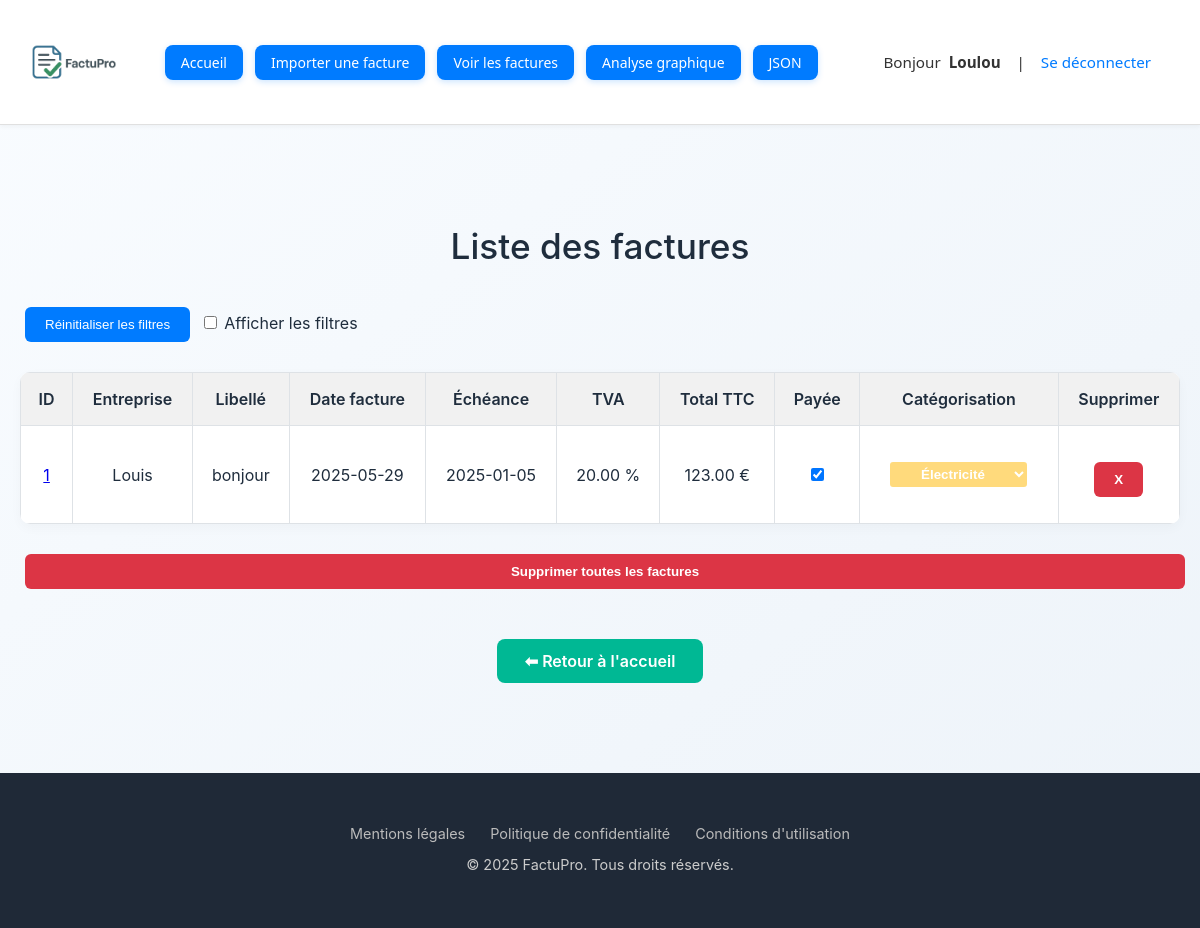
The page /factures (signed in) on the database as committed earlier.
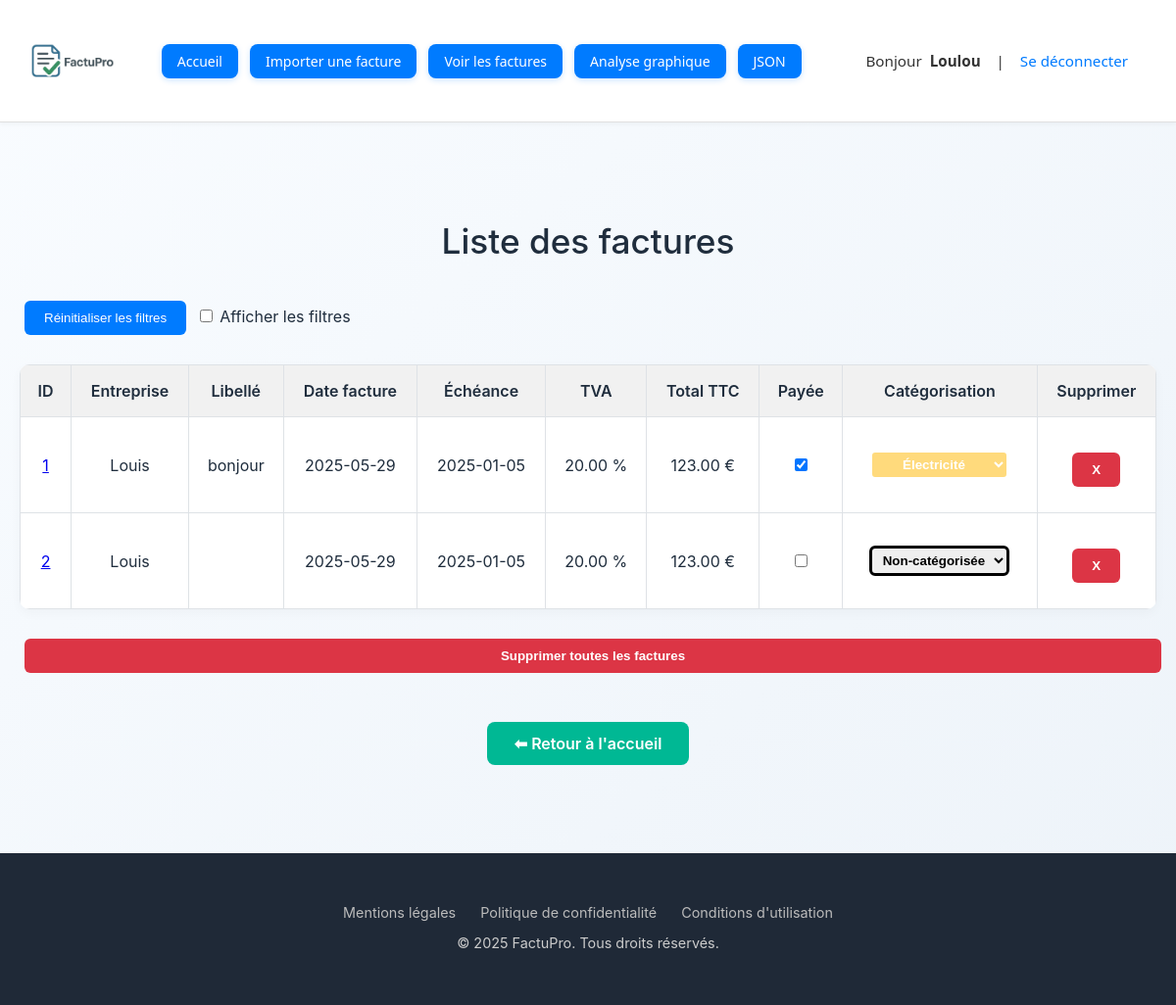
The same page on the database as committed later.
### tables this page shows
CREATE TABLE factures (
            id INTEGER PRIMARY KEY AUTOINCREMENT,
            fournisseur TEXT,
            date_facture TEXT,
            numero_facture TEXT,
            montant_total TEXT,
            TVA TEXT,
            utilisateur_id INTEGER,
            nom_fichier TEXT,
            facture_payee INTEGER DEFAULT 0,
            numero_client TEXT,
            echeance TEXT,
            somme_finale TEXT, categorie TEXT DEFAULT 'Non-catégorisée', total_ht TEXT,
            FOREIGN KEY (utilisateur_id) REFERENCES utilisateurs(id)
        );

### app.py (the view)
@app.route('/factures')
def afficher_factures():
    conn = sqlite3.connect('factures.db')
    conn.row_factory = sqlite3.Row
    c = conn.cursor()
    c.execute('SELECT * FROM factures WHERE utilisateur_id = ?', (session['utilisateur_id'],))
    factures = c.fetchall()
    conn.close()
    categories = ["Non-catégorisée", "Électricité", "Eau", "Internet", "Téléphone", "Assurance", "Autre"]
    return render_template('factures.html', factures=factures, categories=categories)

### app.py (called while the page is built)
@app.before_request
def verifier_connexion():
    if request.endpoint in ['upload', 'afficher_factures', 'analyse'] and 'utilisateur_id' not in session:
        return redirect(url_for('login'))

@app.context_processor
def injecter_pseudo():
    return {"pseudo": session.get("pseudo")}

### templates/factures.html (shortened to what this page needs)
<!DOCTYPE html>
<html lang="fr">
<head>
    <link rel="stylesheet" href="{{ url_for('static', filename='style.css') }}">
</head>
<body>
    {% include 'header.html' %}
    <div class="container">
        <h1>Liste des factures</h1>
        <button type="button" onclick="location.reload();">Réinitialiser les filtres</button>
        <input type="checkbox" id="toggle-filters"> Afficher les filtres
        <table id = "table-factures">
          <thead>
            <tr>
                <th>ID</th>
                <th>Entreprise <br>
                </th>
                <th>Libellé <br>
                </th>
                <th>Date facture</th>
                <th>Échéance</th>
                <th>TVA</th>
                <th>Total TTC</th>
                <th>Payée <br>
                </th>
                <th>
                  Catégorisation <br>
                </th>
                <th>Supprimer</th>
            </tr>
          </thead>
            {% for f in factures %}
            <tr>
                <td>
                    {% if f['nom_fichier'] %}
                      <a href="{{ url_for('telecharger_fichier', filename=f['nom_fichier']) }}" target="_blank" title="Télécharger la facture {{ f['id'] }}">
                        {{ f['id'] }}
                      </a>
                    {% else %}
                      {{ f['id'] }}
                    {% endif %}
                  </td>
                <td>{{ f['fournisseur'] }}</td>
                <td>{{ f['numero_facture'] }}</td>
                <td>{{ f['date_facture'] }}</td>
                <td>{{ f['echeance'] }}</td>
                <td>{{ f['TVA'] }} %</td>
                <td>{{ f['montant_total'] }} €</td>
                <td>
                    <form action="{{ url_for('toggle_payee', facture_id=f['id']) }}" method="post">
                        <input type="checkbox" name="checkbox_paiement" {% if f['facture_payee'] == 1 %}checked{% endif %} onchange="this.form.submit()">
                    </form>
                  </td>
<td class="categorie-cell {{ f['categorie']|lower|replace(' ', '_')|replace('é', 'e')|replace('-', '_') }}">
    <form method="POST" action="{{ url_for('modifier_categorie', facture_id=f['id']) }}">
      <select name="categorie" onchange="this.form.submit()">
        {% for cat in categories %}
          <option value="{{ cat }}" {% if f['categorie'] == cat %}selected{% endif %}>{{ cat }}</option>
        {% endfor %}
      </select>
    </form>
  </td>
                <td>
                    <form method="POST" action="/supprimer/{{ f['id'] }}" onsubmit="return confirm('Confirmer la suppression ?');">
                        <button type="submit" class="danger">X</button>
                    </form>
                </td>
            </tr>
            {% endfor %}
        </table>
        <form method="POST" action="/supprimer_tout" onsubmit="return confirm('Supprimer toutes les factures ?');">
            <button type="submit" class="danger full">Supprimer toutes les factures</button>
        </form>
        <div style="text-align:center">
            <a class="button" href="/">⬅ Retour à l'accueil</a>
        </div>
    </div>
    {% include 'footer.html' %}
</body>
</html>

### templates/header.html
<header class="header">
    <div class="logo">
        <img src="/static/logo.png" alt="Logo" style="height: 100px;">
    </div>
    <nav class="nav-links">
        <a href="/">Accueil</a>
        <a href="/upload">Importer une facture</a>
        <a href="/factures">Voir les factures</a>
        <a href="/analyse">Analyse graphique</a>
        <a href="/factures/json/page">JSON</a>
    </nav>
    <div class="user-info" style="text-align: right; padding: 15px 25px; font-size: 0.95em;">
        Bonjour <strong>{{ pseudo }}</strong> &nbsp; | &nbsp;
        <a href="/logout" style="color: #007bff; text-decoration: none;">Se déconnecter</a>
    </div>
</header>

### templates/footer.html
<footer class="footer">
    <div class="links">
        <a href="#">Mentions légales</a>
        <a href="#">Politique de confidentialité</a>
        <a href="#">Conditions d'utilisation</a>
    </div>
        <p>&copy; 2025 FactuPro. Tous droits réservés.</p>
</footer>

### static/style.css (style rules this page uses)
body { font-family: 'Segoe UI', sans-serif; background-color: #007bff; color: #000000; margin: 0; padding: 0; }
h1 { text-align: center; margin-top: 40px; font-weight: 500; }
.container { max-width: 900px; margin: 0 auto; padding: 20px; }
a.button, button { display: inline-block; padding: 10px 20px; background-color: #007BFF; color: white; text-decoration: none; border-radius: 6px; border: none; margin: 10px 5px; cursor: pointer; }
form { text-align: center; margin-bottom: 20px; }
input[type="file"], input[type="date"], select { padding: 8px; border-radius: 4px; border: 1px solid #ccc; margin: 5px; }
table { width: 100%; border-collapse: collapse; margin-top: 20px; background-color: white; border-radius: 8px; overflow: hidden; }
th, td { padding: 12px; border: 1px solid #dee2e6; text-align: center; }
th { background-color: #f1f1f1; font-weight: 500; }
button, a.button { transition: background-color 0.2s ease; }
.header { background-color: #ffffff; border-bottom: 1px solid #e0e0e0; padding: 20px 40px; display: flex; align-items: center; justify-content: space-between; box-shadow: 0 2px 6px rgba(0, 0, 0, 0.05); }
.logo img { height: 60px; }
.user-info { text-align: right; padding: 15px 25px; font-size: 0.95em; }
.logo img { height: 50px; }
.container { max-width: 1200px; margin: 0 auto; padding: 40px 20px; }
h1 { text-align: center; font-size: 2.2em; margin-bottom: 30px; }
a.button { display: inline-block; margin: 40px auto 0; padding: 12px 28px; background-color: #00b894; color: white; text-decoration: none; border-radius: 8px; font-weight: 600; text-align: center; }
.footer { background-color: #1f2937; color: #ccc; padding: 40px 20px; text-align: center; font-size: 0.9em; margin-top: 60px; }
table { width: 100%; border-collapse: collapse; background-color: #fff; border-radius: 10px; box-shadow: 0 4px 12px rgba(0, 0, 0, 0.03); overflow: hidden; }
th, td { padding: 16px; border: 1px solid #dee2e6; text-align: center; }
th { background-color: #f1f1f1; font-weight: 600; }
form { display: inline; }
.button, .danger { display: inline-block; padding: 10px 20px; margin-top: 20px; background-color: #007BFF; color: white; text-decoration: none; border: none; border-radius: 6px; font-weight: 600; cursor: pointer; }
.danger { background-color: #dc3545; }
.full { display: block; width: 100%; margin-top: 30px; }
body { font-family: 'Inter', sans-serif; background: linear-gradient(to bottom right, #f9fcff, #edf3f9); margin: 0; padding: 0; color: #1f2d3d; }
.header { background-color: #fff; border-bottom: 1px solid #dee2e6; padding: 20px 40px; display: flex; align-items: center; justify-content: space-between; }
.header .logo { display: flex; align-items: center; }
.container { max-width: 1240px; margin: 0 auto; padding: 60px 20px 30px; }
.footer .links { margin-top: 12px; display: flex; justify-content: center; gap: 25px; flex-wrap: wrap; }
.footer a { color: #bbb; text-decoration: none; }
.header { display: flex; align-items: center; justify-content: space-between; padding: 12px 24px; background-color: #ffffff; border-bottom: 1px solid #e0e0e0; box-shadow: 0 2px 4px rgba(0, 0, 0, 0.04); font-family: 'Segoe UI', sans-serif; }
.logo img { height: 36px; }
.nav-links { display: flex; gap: 12px; }
.nav-links a { display: inline-block; padding: 8px 16px; background-color: #007BFF; color: white; border-radius: 8px; text-decoration: none; font-weight: 500; font-size: 14px; transition: background-color 0.3s ease; box-shadow: 0 2px 6px rgba(0, 123, 255, 0.2); white-space: nowrap; }
.user-info { font-size: 14px; color: #333; display: flex; align-items: center; gap: 8px; }
.user-info a { color: #007BFF; text-decoration: none; font-weight: 500; }
.categorie-cell select { color: rgb(0, 0, 0); text-align: center; border: solid; font-weight: bold; padding: 4px 6px; border-radius: 6px; }
.categorie-cell.electricite select { color: rgb(255, 255, 255); background-color: #ffd66ee6; }
.categorie-cell.non_categorisee select { color: rgb(0, 0, 0); }

Rows that differ between the two databases and show on the page:
added factures: id "2", fournisseur "Louis", date_facture "2025-05-29", echeance "2025-01-05", TVA "20.00", montant_total "123.00", categorie "Non-catégorisée"
